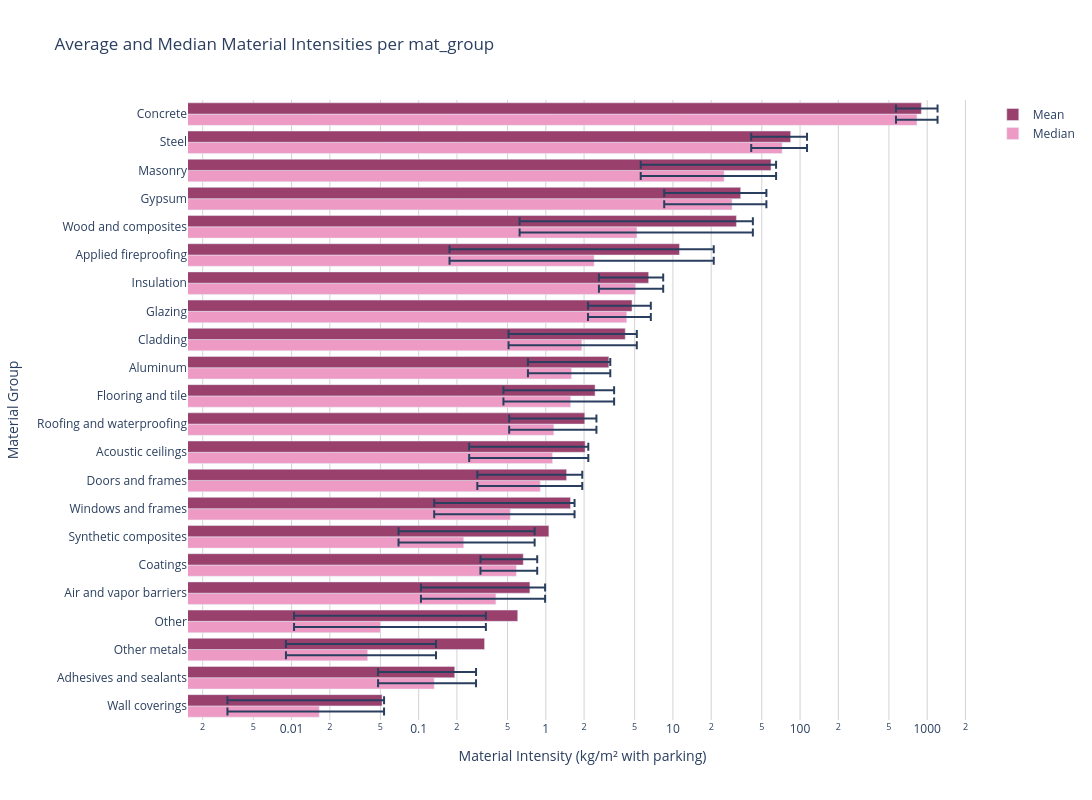

Write notebook code for a chart like this one.
### Markdown cell above
Logic:
* Sum up MUI per `mat_group` for each `project_index`
* Take the mean or median of MUI per `mat_group` across all `project_index`

### Code cell
import pandas as pd
import plotly.graph_objects as go
from plotly.subplots import make_subplots

# Summing mui per mat_group for each project_index
project_grouped = merged_df.groupby(['project_index', 'mat_group'])['mui'].sum().reset_index()

# Calculating summary statistics (mean, median, Q1, Q3)
summary_stats = project_grouped.groupby('mat_group')['mui'].agg(['mean', 'median', lambda x: x.quantile(0.25), lambda x: x.quantile(0.75), 'count']).reset_index()
summary_stats.columns = ['mat_group', 'mean', 'median', 'Q1', 'Q3', 'Project Count']

# Sorting by mean values in descending order
summary_stats = summary_stats.sort_values(by='mean', ascending=False)

# Creating subplots for horizontal bar charts
fig = make_subplots(rows=1, cols=1)

# Adding Median trace with error bars
fig.add_trace(go.Bar(
    y=summary_stats['mat_group'], 
    x=summary_stats['median'], 
    orientation='h', 
    name="Median",
    marker=dict(color='#ed9ac4'), 
    error_x=dict(
        type='data', 
        symmetric=False, 
        array=summary_stats['Q3'] - summary_stats['median'], 
        arrayminus=summary_stats['median'] - summary_stats['Q1']
    )
))

# Adding Mean trace with error bars
fig.add_trace(go.Bar(
    y=summary_stats['mat_group'], 
    x=summary_stats['mean'], 
    orientation='h', 
    name="Mean",
    marker=dict(color='#99406d'), 
    error_x=dict(
        type='data', 
        symmetric=False, 
        array=summary_stats['Q3'] - summary_stats['mean'], 
        arrayminus=summary_stats['mean'] - summary_stats['Q1']
    )
))

# Formatting the layout with a logarithmic x-axis
fig.update_layout(
    title="Average and Median Material Intensities per mat_group",
    xaxis=dict(
        title='Material Intensity (kg/m² with parking)',
        type='log',  # Set the x-axis to logarithmic scale
        showgrid=True,
        gridcolor='lightgrey',
        zeroline=False
    ),
    yaxis=dict(
        title='Material Group',
        showgrid=False,
        categoryorder='total ascending'
    ),
    barmode='group',
    height=800,
    width=1200,
    showlegend=True,
    plot_bgcolor='rgba(0,0,0,0)',
    legend_traceorder='reversed'
)

fig.show()

### Figure 1 — Plotly figure (JSON) as saved in the notebook; plotly's stock layout.template omitted (floating-point values rounded to 4 significant figures)
{"data": [{"error_x": {"array": [375.7, 41.17, 39.49, 25.17, 37.33, 18.54, 3.296, 2.371, 3.28, 1.622, 1.878, 1.03, 1.346, 1.157, 1.03, 0.5909, 0.5826, 0.2695, 0.2877, 0.09716, 0.1502, 0.0369], "arrayminus": [262.6, 30.99, 19.69, 20.63, 4.589, 2.224, 2.47, 2.182, 1.41, 0.869, 1.104, 0.8798, 0.6405, 0.3931, 0.6154, 0.1565, 0.3006, 0.2801, 0.0395, 0.03065, 0.08449, 0.01338], "symmetric": false, "type": "data"}, "marker": {"color": "#ed9ac4"}, "name": "Median", "orientation": "h", "type": "bar", "x": [830.7, 72.27, 25.27, 29.17, 5.211, 2.399, 5.087, 4.329, 1.919, 1.593, 1.568, 1.129, 1.155, 0.5255, 0.9046, 0.2259, 0.4048, 0.5863, 0.04996, 0.03969, 0.1324, 0.01651], "y": ["Concrete", "Steel", "Masonry", "Gypsum", "Wood and composites", "Applied fireproofing", "Insulation", "Glazing", "Cladding", "Aluminum", "Flooring and tile", "Acoustic ceilings", "Roofing and waterproofing", "Windows and frames", "Doors and frames", "Synthetic composites", "Air and vapor barriers", "Coatings", "Other", "Other metals", "Adhesives and sealants", "Wall coverings"]}, {"error_x": {"array": [306.7, 29.09, 5.68, 20.24, 10.97, 9.681, 1.944, 1.935, 0.9832, 0.0823, 1.005, 0.1203, 0.476, 0.1199, 0.4785, -0.2399, 0.2378, 0.191, -0.2636, -0.1929, 0.09049, 0.001883], "arrayminus": [331.6, 43.07, 53.51, 25.56, 30.95, 11.09, 3.823, 2.618, 3.707, 2.409, 1.976, 1.789, 1.51, 1.431, 1.167, 0.9874, 0.6454, 0.3586, 0.5908, 0.3208, 0.1442, 0.0484], "symmetric": false, "type": "data"}, "marker": {"color": "#99406d"}, "name": "Mean", "orientation": "h", "type": "bar", "x": [899.7, 84.35, 59.08, 34.1, 31.57, 11.26, 6.44, 4.766, 4.216, 3.132, 2.44, 2.039, 2.025, 1.563, 1.457, 1.057, 0.7497, 0.6648, 0.6012, 0.3298, 0.1921, 0.05153], "y": ["Concrete", "Steel", "Masonry", "Gypsum", "Wood and composites", "Applied fireproofing", "Insulation", "Glazing", "Cladding", "Aluminum", "Flooring and tile", "Acoustic ceilings", "Roofing and waterproofing", "Windows and frames", "Doors and frames", "Synthetic composites", "Air and vapor barriers", "Coatings", "Other", "Other metals", "Adhesives and sealants", "Wall coverings"]}], "layout": {"barmode": "group", "height": 800, "legend": {"traceorder": "reversed"}, "plot_bgcolor": "rgba(0,0,0,0)", "showlegend": true, "title": {"text": "Average and Median Material Intensities per mat_group"}, "width": 1200, "xaxis": {"anchor": "y", "domain": [0, 1], "gridcolor": "lightgrey", "showgrid": true, "title": {"text": "Material Intensity (kg/m² with parking)"}, "type": "log", "zeroline": false}, "yaxis": {"anchor": "x", "categoryorder": "total ascending", "domain": [0, 1], "showgrid": false, "title": {"text": "Material Group"}}}}
